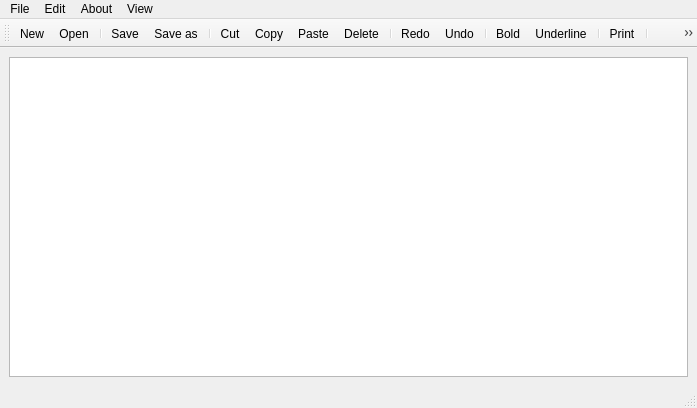
<?xml version="1.0" encoding="UTF-8"?>
<ui version="4.0">
 <class>MainWindow</class>
 <widget class="QMainWindow" name="MainWindow">
  <property name="geometry">
   <rect>
    <x>0</x>
    <y>0</y>
    <width>697</width>
    <height>408</height>
   </rect>
  </property>
  <property name="windowTitle">
   <string>MainWindow</string>
  </property>
  <widget class="QWidget" name="centralwidget">
   <layout class="QVBoxLayout" name="verticalLayout">
    <item>
     <widget class="QTextEdit" name="textEdit"/>
    </item>
   </layout>
  </widget>
  <widget class="QMenuBar" name="menubar">
   <property name="geometry">
    <rect>
     <x>0</x>
     <y>0</y>
     <width>697</width>
     <height>21</height>
    </rect>
   </property>
   <widget class="QMenu" name="menuFile">
    <property name="title">
     <string>File</string>
    </property>
    <addaction name="actionNew"/>
    <addaction name="actionOpen"/>
    <addaction name="separator"/>
    <addaction name="actionsave"/>
    <addaction name="actionSave_as"/>
    <addaction name="actionDelete"/>
    <addaction name="separator"/>
    <addaction name="actionPrint"/>
   </widget>
   <widget class="QMenu" name="menuEdit">
    <property name="title">
     <string>Edit</string>
    </property>
    <addaction name="actionCut"/>
    <addaction name="actionCopy"/>
    <addaction name="actionPaste"/>
    <addaction name="separator"/>
    <addaction name="actionRedo"/>
    <addaction name="actionUndo"/>
   </widget>
   <widget class="QMenu" name="menuAbout">
    <property name="title">
     <string>About</string>
    </property>
    <addaction name="actionAbout_notepad"/>
   </widget>
   <widget class="QMenu" name="menuStyle">
    <property name="title">
     <string>View</string>
    </property>
    <addaction name="actionbold"/>
    <addaction name="actionUnderline"/>
   </widget>
   <addaction name="menuFile"/>
   <addaction name="menuEdit"/>
   <addaction name="menuAbout"/>
   <addaction name="menuStyle"/>
  </widget>
  <widget class="QStatusBar" name="statusbar"/>
  <widget class="QToolBar" name="toolBar">
   <property name="windowTitle">
    <string>toolBar</string>
   </property>
   <attribute name="toolBarArea">
    <enum>TopToolBarArea</enum>
   </attribute>
   <attribute name="toolBarBreak">
    <bool>false</bool>
   </attribute>
   <addaction name="actionNew"/>
   <addaction name="actionOpen"/>
   <addaction name="separator"/>
   <addaction name="actionsave"/>
   <addaction name="actionSave_as"/>
   <addaction name="separator"/>
   <addaction name="actionCut"/>
   <addaction name="actionCopy"/>
   <addaction name="actionPaste"/>
   <addaction name="actionDelete"/>
   <addaction name="separator"/>
   <addaction name="actionRedo"/>
   <addaction name="actionUndo"/>
   <addaction name="separator"/>
   <addaction name="actionbold"/>
   <addaction name="actionUnderline"/>
   <addaction name="separator"/>
   <addaction name="actionPrint"/>
   <addaction name="separator"/>
   <addaction name="actionAbout_notepad"/>
  </widget>
  <action name="actionNew">
   <property name="icon">
    <iconset resource="Resource.qrc">
     <normaloff>:/rec/icons/new.png</normaloff>:/rec/icons/new.png</iconset>
   </property>
   <property name="text">
    <string>New</string>
   </property>
  </action>
  <action name="actionOpen">
   <property name="icon">
    <iconset resource="Resource.qrc">
     <normaloff>:/rec/icons/open.png</normaloff>
     <normalon>:/rec/icons/open.png</normalon>:/rec/icons/open.png</iconset>
   </property>
   <property name="text">
    <string>Open</string>
   </property>
  </action>
  <action name="actionsave">
   <property name="icon">
    <iconset resource="Resource.qrc">
     <normaloff>:/rec/icons/save.png</normaloff>:/rec/icons/save.png</iconset>
   </property>
   <property name="text">
    <string>Save </string>
   </property>
  </action>
  <action name="actionSave_as">
   <property name="icon">
    <iconset resource="Resource.qrc">
     <normaloff>:/rec/icons/save as.png</normaloff>:/rec/icons/save as.png</iconset>
   </property>
   <property name="text">
    <string>Save as</string>
   </property>
  </action>
  <action name="actionCut">
   <property name="icon">
    <iconset resource="Resource.qrc">
     <normaloff>:/rec/icons/cut.png</normaloff>:/rec/icons/cut.png</iconset>
   </property>
   <property name="text">
    <string>Cut</string>
   </property>
  </action>
  <action name="actionCopy">
   <property name="icon">
    <iconset resource="Resource.qrc">
     <normaloff>:/rec/icons/copy.png</normaloff>:/rec/icons/copy.png</iconset>
   </property>
   <property name="text">
    <string>Copy</string>
   </property>
  </action>
  <action name="actionPaste">
   <property name="icon">
    <iconset resource="Resource.qrc">
     <normaloff>:/rec/icons/paste.png</normaloff>:/rec/icons/paste.png</iconset>
   </property>
   <property name="text">
    <string>Paste</string>
   </property>
  </action>
  <action name="actionRedo">
   <property name="icon">
    <iconset resource="Resource.qrc">
     <normaloff>:/rec/icons/redo.png</normaloff>:/rec/icons/redo.png</iconset>
   </property>
   <property name="text">
    <string>Redo</string>
   </property>
  </action>
  <action name="actionUndo">
   <property name="icon">
    <iconset resource="Resource.qrc">
     <normaloff>:/rec/icons/undo.png</normaloff>:/rec/icons/undo.png</iconset>
   </property>
   <property name="text">
    <string>Undo</string>
   </property>
  </action>
  <action name="actionAbout_notepad">
   <property name="icon">
    <iconset resource="Resource.qrc">
     <normaloff>:/rec/icons/about.png</normaloff>:/rec/icons/about.png</iconset>
   </property>
   <property name="text">
    <string>About notepad</string>
   </property>
  </action>
  <action name="actionDelete">
   <property name="icon">
    <iconset resource="Resource.qrc">
     <normaloff>:/rec/icons/delete.jfif</normaloff>:/rec/icons/delete.jfif</iconset>
   </property>
   <property name="text">
    <string>Delete</string>
   </property>
  </action>
  <action name="actionItalic">
   <property name="icon">
    <iconset resource="Resource.qrc">
     <normaloff>:/rec/icons/Italics.png</normaloff>:/rec/icons/Italics.png</iconset>
   </property>
   <property name="text">
    <string>Italic</string>
   </property>
  </action>
  <action name="actionbold">
   <property name="icon">
    <iconset resource="Resource.qrc">
     <normaloff>:/rec/icons/Bold.png</normaloff>:/rec/icons/Bold.png</iconset>
   </property>
   <property name="text">
    <string>Bold</string>
   </property>
  </action>
  <action name="actionUnderline">
   <property name="icon">
    <iconset resource="Resource.qrc">
     <normaloff>:/rec/icons/Underline.png</normaloff>:/rec/icons/Underline.png</iconset>
   </property>
   <property name="text">
    <string>Underline</string>
   </property>
  </action>
  <action name="actionPrint">
   <property name="icon">
    <iconset resource="Resource.qrc">
     <normaloff>:/rec/icons/Print.png</normaloff>:/rec/icons/Print.png</iconset>
   </property>
   <property name="text">
    <string>Print</string>
   </property>
  </action>
 </widget>
 <resources>
  <include location="Resource.qrc"/>
 </resources>
 <connections/>
</ui>
